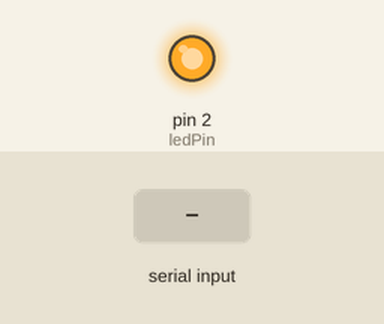
Simulated run of this sketch. Board: Arduino Uno, built with avr-gcc and run on an emulated ATmega328P. Parts: output pins drawn as LEDs (lit = HIGH). The inputs (shaded band) are chosen by the test bench.

Above: at 1.2 s.
1.3 s: "0" received over Serial
At 2.5 s:
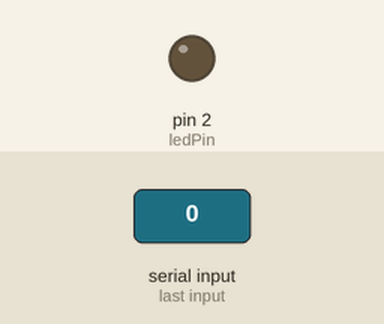
2.8 s: "1" received over Serial
At 3.7 s:
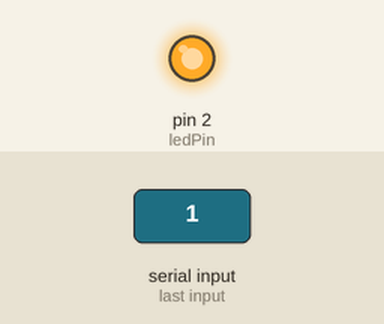
Timing chart, 0 to 5.8 s (numbered marks = the images above; inputs shaded):
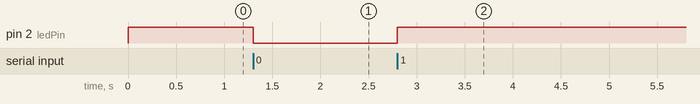

The sketch:

secondary.ino
```cpp
const int ledPin = 2;

void setup() {
  // put your setup code here, to run once:
  Serial.begin(9600);
  while (!Serial) {
    ; //wait for serial
  }
  pinMode(ledPin, OUTPUT);
  digitalWrite(ledPin, HIGH);
}

void loop() {
  // put your main code here, to run repeatedly:
  if (Serial.available()) {
    char data = Serial.read();
    if (data == '1') {
      digitalWrite(ledPin, HIGH);
    } else if (data == '0') {
      digitalWrite(ledPin, LOW);
    }
  }
}
```

Measured:
- after the input at 1.3 s, pin 2 (ledPin): HIGH → LOW at once
- after the input at 2.8 s, pin 2 (ledPin): LOW → HIGH at once
